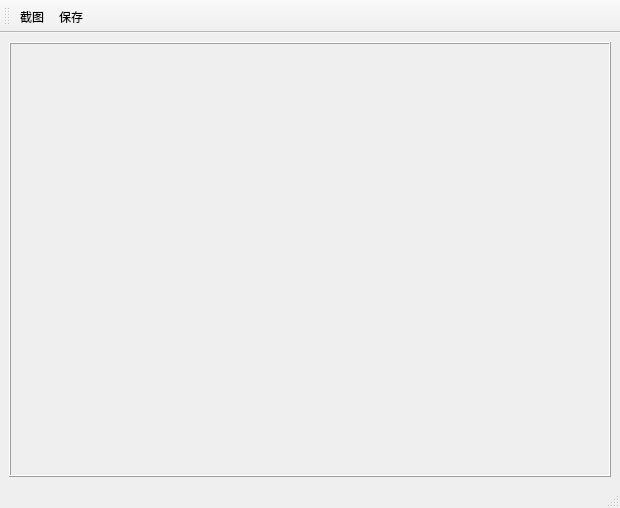
<?xml version="1.0" encoding="UTF-8"?>
<ui version="4.0">
 <class>TTest11_10AScreenCaptureClass</class>
 <widget class="QMainWindow" name="TTest11_10AScreenCaptureClass">
  <property name="geometry">
   <rect>
    <x>0</x>
    <y>0</y>
    <width>620</width>
    <height>508</height>
   </rect>
  </property>
  <property name="windowTitle">
   <string>Demo008</string>
  </property>
  <widget class="QWidget" name="centralWidget">
   <layout class="QVBoxLayout" name="verticalLayout">
    <property name="spacing">
     <number>0</number>
    </property>
    <property name="leftMargin">
     <number>9</number>
    </property>
    <property name="topMargin">
     <number>9</number>
    </property>
    <property name="rightMargin">
     <number>9</number>
    </property>
    <property name="bottomMargin">
     <number>9</number>
    </property>
    <item>
     <widget class="MyPicture" name="frame">
      <property name="frameShape">
       <enum>QFrame::Box</enum>
      </property>
      <property name="frameShadow">
       <enum>QFrame::Raised</enum>
      </property>
     </widget>
    </item>
   </layout>
  </widget>
  <widget class="QToolBar" name="mainToolBar">
   <attribute name="toolBarArea">
    <enum>TopToolBarArea</enum>
   </attribute>
   <attribute name="toolBarBreak">
    <bool>false</bool>
   </attribute>
   <addaction name="actionCapture"/>
   <addaction name="actionSave"/>
  </widget>
  <widget class="QStatusBar" name="statusBar"/>
  <action name="actionCapture">
   <property name="text">
    <string>截图</string>
   </property>
  </action>
  <action name="actionSave">
   <property name="text">
    <string>保存</string>
   </property>
  </action>
 </widget>
 <layoutdefault spacing="6" margin="11"/>
 <customwidgets>
  <customwidget>
   <class>MyPicture</class>
   <extends>QFrame</extends>
   <header>MyPicture.h</header>
   <container>1</container>
  </customwidget>
 </customwidgets>
 <resources>
  <include location="TTest11_10AScreenCapture.qrc"/>
 </resources>
 <connections/>
</ui>
